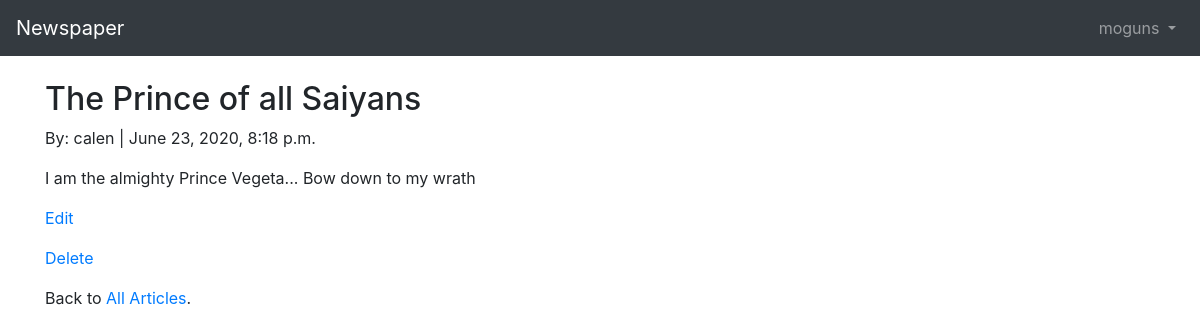
Screenshot of /articles/1/ (signed in) with the database file from the repository.
### users/models.py (models this page shows)
class CustomUser(AbstractUser):
    age = models.PositiveIntegerField(null=True, blank=True)

### articles/models.py (models this page shows, shortened)
class Article(models.Model):
    title = models.CharField(max_length = 255)
    body = models.TextField()
    date = models.DateTimeField(auto_now_add=True)
    author = models.ForeignKey(get_user_model(), on_delete=models.CASCADE,)

### articles/views.py (the view)
# urls.py: path('<int:pk>/', ArticleDetailView.as_view(), name='article_detail'),
class ArticleDetailView(LoginRequiredMixin, DetailView):
    model = Article
    template_name = 'article_detail.html'
    login_url = 'login'

### templates/article_detail.html
{% extends 'base.html' %}
{% block content %}
<div class="article-entry">
<h2>{{ object.title }}</h2>
<p>By: {{ object.author }} | {{ object.date }}</p>
<p>{{ object.body }}</p>
</div>
    <p><a href="{% url 'article_edit' article.pk %}">Edit</a></p>
    <p><a href="{% url 'article_delete' article.pk %}">Delete</a></p>
    <p>Back to <a href="{% url 'article_list' %}">All Articles</a>.</p>
{% endblock content %}

### templates/base.html (shortened to what this page needs)
<!doctype html>
<html lang="en">
  <head>
    <link rel="stylesheet" href="https://maxcdn.bootstrapcdn.com/bootstrap/4.0.0/css/bootstrap.min.css">
  </head>
  <body>
    <nav class="navbar navbar-expand-md navbar-dark bg-dark mb-4">
      <a class="navbar-brand" href="{% url 'home' %}">Newspaper</a>
      <div class="collapse navbar-collapse" id="navbarCollapse">
        {% if user.is_authenticated %}
          <ul class="navbar-nav ml-auto">
            <li class="nav-item">
              <a class="nav-link dropdown-toggle" href="#" id="userMenu" data-toggle="dropdown" aria-haspopup="true" aria-expanded="false">
                {{ user.username }}
              </a>
            </li>
          </ul>
        {% endif %}
      </div>
    </nav>
    <div class="container">
      {% block content %}
      {% endblock content %}
    </div>
  </body>
</html>

### rows the page displays
CustomUser: username "moguns"
Article: title "The Prince of all Saiyans", author "calen", date "June 23, 2020, 8:18 p.m.", body "I am the almighty Prince Vegeta... Bow down to my wrath"
